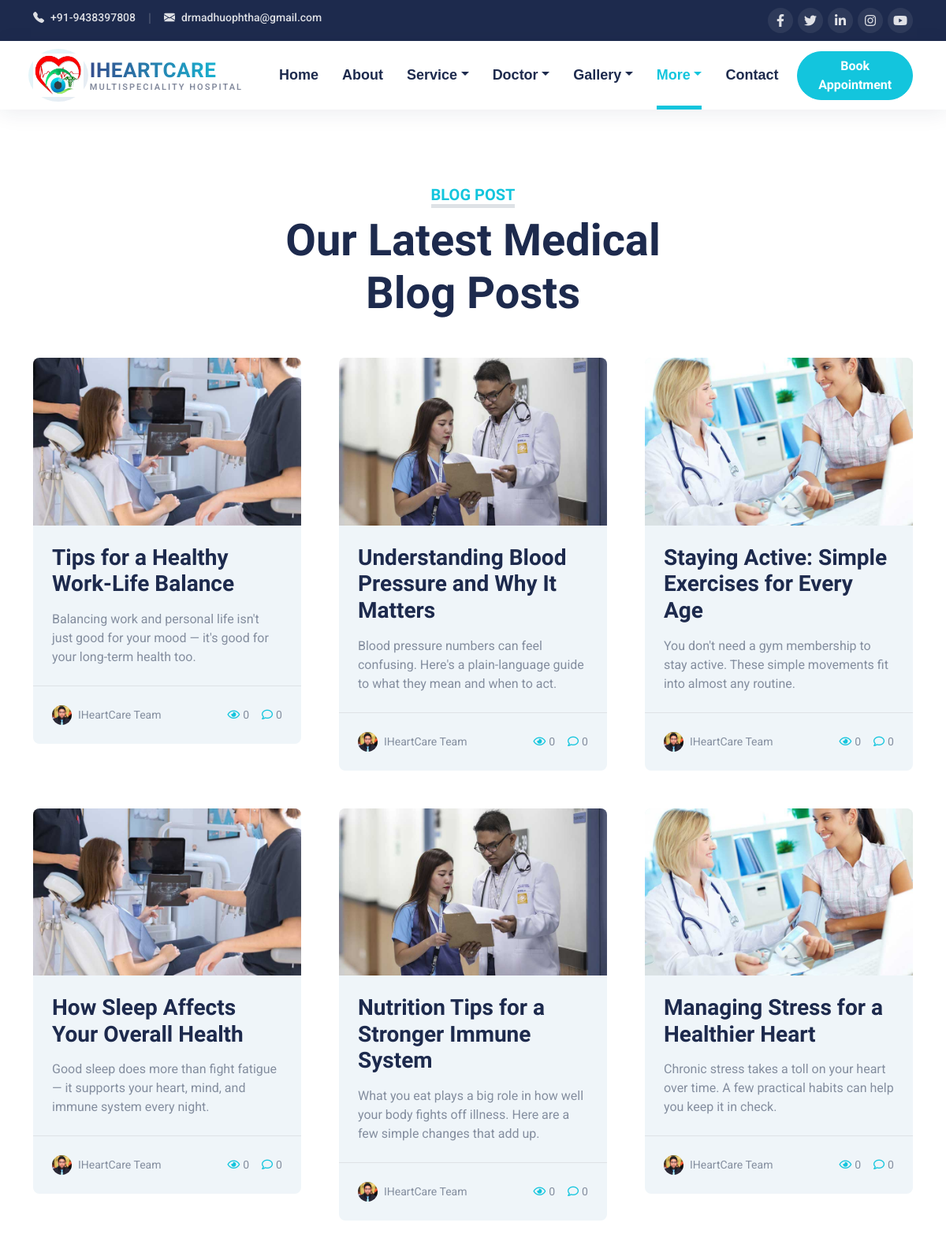
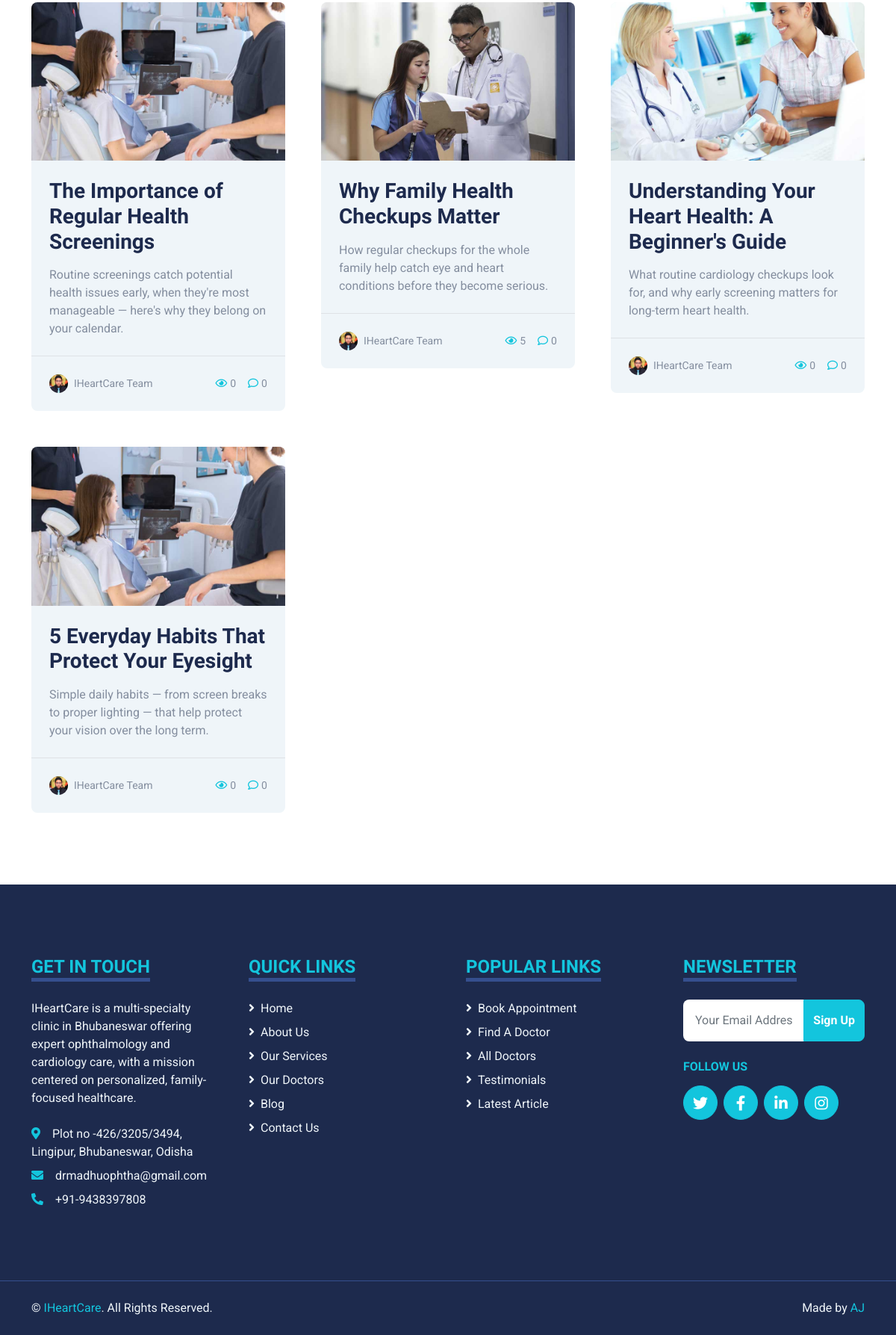
Screenshot of /blog/ with the database file from the repository (2 pictures, top to bottom).
### core/models.py (models this page shows, shortened)
class SiteSettings(models.Model):
    site_name = models.CharField(max_length=100, default="IHeartCare")
    phone = models.CharField(max_length=30, default="+012 345 6789")
    email = models.EmailField(default="info@iheartcare.com")
    address = models.CharField(max_length=255, default="123 Street, New York, USA")
    about_text = models.TextField(
        blank=True,
        default="IHeartCare is committed to providing personalized, family-centered "
        "healthcare with compassion and expertise.",
    )
    map_embed_url = models.URLField(blank=True, help_text="Google Maps embed URL for the contact page")
    facebook_url = models.URLField(blank=True, default="#!")
    twitter_url = models.URLField(blank=True, default="#!")
    linkedin_url = models.URLField(blank=True, default="#!")
    instagram_url = models.URLField(blank=True, default="#!")
    youtube_url = models.URLField(blank=True, default="#!")
    class Meta:
        verbose_name = "Site Settings"
        verbose_name_plural = "Site Settings"
    @classmethod
    def load(cls):
        obj, _ = cls.objects.get_or_create(pk=1)
        return obj

class BlogPost(models.Model):
    title = models.CharField(max_length=200)
    slug = models.SlugField(max_length=220, unique=True)
    image = models.ImageField(upload_to="blog/", blank=True, null=True)
    author_name = models.CharField(max_length=100, default="Admin")
    excerpt = models.TextField(blank=True)
    content = models.TextField(blank=True)
    views_count = models.PositiveIntegerField(default=0)
    comments_count = models.PositiveIntegerField(default=0)
    is_published = models.BooleanField(default=True)
    published_at = models.DateTimeField(auto_now_add=True)
    class Meta:
        ordering = ["-published_at"]
    def get_absolute_url(self):
        return reverse("core:blog_detail", args=[self.slug])

### core/views.py (the view)
# urls.py: path("blog/", views.blog_list, name="blog"),
def blog_list(request):
    context = _base_context("blog")
    context["posts"] = BlogPost.objects.filter(is_published=True)
    return render(request, "blog/blog.html", context)

### core/context_processors.py (called while the page is built)
def site_settings(request):
    return {
        "site_settings": SiteSettings.load(),
        "nav_services": Service.objects.all(),
        "nav_doctors": Doctor.objects.all(),
    }

### core/models.py (called while the page is built)
    def get_absolute_url(self):
        return reverse("core:doctor_detail", args=[self.slug])

    def get_absolute_url(self):
        return reverse("core:service_detail", args=[self.slug])

### core/views.py (called while the page is built)
def _base_context(active):
    return {"active": active, "pages_group": PAGES_GROUP, "gallery_group": GALLERY_GROUP}

### templates/blog/blog.html (shortened to what this page needs)
{% extends "base.html" %}
{% load static %}
{% block content %}
<div class="container-fluid py-5">
    <div class="container">
        <div class="text-center mx-auto mb-5" style="max-width: 500px;">
            <h5 class="d-inline-block text-primary text-uppercase border-bottom border-5">Blog Post</h5>
            <h1 class="display-4">Our Latest Medical Blog Posts</h1>
        </div>
        <div class="row g-5">
            {% for post in posts %}
            <div class="col-xl-4 col-lg-6">
                {% include "partials/blog_card.html" %}
            </div>
            {% empty %}
            <div class="col-12 text-center">
                <p>No blog posts yet. Check back soon.</p>
            </div>
            {% endfor %}
        </div>
    </div>
</div>
{% endblock %}

### templates/partials/navbar.html (shortened to what this page needs)
{% load static %}
<div class="topbar container-fluid d-none d-lg-block">
    <div class="container">
        <div class="row">
            <div class="col-md-6 text-center text-lg-start mb-2 mb-lg-0">
                <div class="d-inline-flex align-items-center">
                    <a class="topbar-link pe-3" href="tel:{{ site_settings.phone }}"><i
                            class="bi bi-telephone-fill me-2"></i>{{ site_settings.phone }}</a>
                    <span class="topbar-divider">|</span>
                    <a class="topbar-link px-3" href="mailto:{{ site_settings.email }}"><i
                            class="bi bi-envelope-fill me-2"></i>{{ site_settings.email }}</a>
                </div>
            </div>
            <div class="col-md-6 text-center text-lg-end">
                <div class="d-inline-flex align-items-center">
                    <a class="topbar-social" href="{{ site_settings.facebook_url }}">
                        <i class="fab fa-facebook-f"></i>
                    </a>
                    <a class="topbar-social" href="{{ site_settings.twitter_url }}">
                        <i class="fab fa-twitter"></i>
                    </a>
                    <a class="topbar-social" href="{{ site_settings.linkedin_url }}">
                        <i class="fab fa-linkedin-in"></i>
                    </a>
                    <a class="topbar-social" href="{{ site_settings.instagram_url }}">
                        <i class="fab fa-instagram"></i>
                    </a>
                    <a class="topbar-social" href="{{ site_settings.youtube_url }}">
                        <i class="fab fa-youtube"></i>
                    </a>
                </div>
            </div>
        </div>
    </div>
</div>
<div class="container-fluid sticky-top bg-white main-navbar{% if active != 'home' %} mb-5{% endif %}" id="mainNavbar">
    <div class="container">
        <nav class="navbar navbar-expand-lg bg-white navbar-light py-3 py-lg-0">
            <a href="{% url 'core:home' %}" class="navbar-brand d-flex align-items-center">
                <div class="navbar-logo-wrap me-2">
                    <img src="{% static 'core/img/logo.png' %}" alt="{{ site_settings.site_name }}" class="navbar-logo">
                </div>
                <div class="navbar-brand-text">
                    <h1 class="m-0 text-uppercase">{{ site_settings.site_name }}</h1>
                    <span class="navbar-brand-tagline">Multispeciality Hospital</span>
                </div>
            </a>
            <div class="collapse navbar-collapse" id="navbarCollapse">
                <div class="navbar-nav ms-auto py-0 align-items-lg-center">
                    <a href="{% url 'core:home' %}" class="nav-item nav-link {% if active == 'home' %}active{% endif %}">Home</a>
                    <a href="{% url 'core:about' %}" class="nav-item nav-link {% if active == 'about' %}active{% endif %}">About</a>
                    <div class="nav-item dropdown">
                        <a href="{% url 'core:service' %}" class="nav-link dropdown-toggle {% if active == 'service' %}active{% endif %}" data-bs-toggle="dropdown">Service</a>
                    </div>
                    <div class="nav-item dropdown">
                        <a href="{% url 'core:price' %}" class="nav-link dropdown-toggle {% if active == 'price' %}active{% endif %}" data-bs-toggle="dropdown">Doctor</a>
                    </div>
                    <div class="nav-item dropdown">
                        <a href="#" class="nav-link dropdown-toggle {% if active in gallery_group %}active{% endif %}" data-bs-toggle="dropdown">Gallery</a>
                    </div>
                    <div class="nav-item dropdown">
                        <a href="#" class="nav-link dropdown-toggle {% if active in pages_group %}active{% endif %}" data-bs-toggle="dropdown">More</a>
                    </div>
                    <a href="{% url 'core:contact' %}" class="nav-item nav-link {% if active == 'contact' %}active{% endif %}">Contact</a>
                    <a href="{% url 'core:appointment' %}" class="btn btn-primary rounded-pill px-4 ms-lg-4 my-3 my-lg-0">Book Appointment</a>
                </div>
            </div>
        </nav>
    </div>
</div>

### templates/partials/blog_card.html
{% load static %}
<div class="bg-light rounded overflow-hidden">
    {% if post.image %}
    <img class="img-fluid w-100" src="{{ post.image.url }}" alt="{{ post.title }}">
    {% else %}
    <img class="img-fluid w-100" src="{% static 'core/img/blog-1.jpg' %}" alt="{{ post.title }}">
    {% endif %}
    <div class="p-4">
        <a class="h3 d-block mb-3" href="{{ post.get_absolute_url }}">{{ post.title }}</a>
        <p class="m-0">{{ post.excerpt }}</p>
    </div>
    <div class="d-flex justify-content-between border-top p-4">
        <div class="d-flex align-items-center">
            <img class="rounded-circle me-2" src="{% static 'core/img/user.jpg' %}" width="25" height="25" alt="">
            <small>{{ post.author_name }}</small>
        </div>
        <div class="d-flex align-items-center">
            <small class="ms-3"><i class="far fa-eye text-primary me-1"></i>{{ post.views_count }}</small>
            <small class="ms-3"><i class="far fa-comment text-primary me-1"></i>{{ post.comments_count }}</small>
        </div>
    </div>
</div>

### templates/partials/footer.html
{% load static %}
<div class="container-fluid bg-dark text-light mt-5 py-5">
    <div class="container py-5">
        <div class="row g-5">
            <div class="col-lg-3 col-md-6">
                <h4 class="d-inline-block text-primary text-uppercase border-bottom border-5 border-secondary mb-4">
                    Get In Touch</h4>
                <p class="mb-4">{{ site_settings.about_text }}</p>
                <p class="mb-2"><i class="fa fa-map-marker-alt text-primary me-3"></i>{{ site_settings.address }}</p>
                <p class="mb-2"><i class="fa fa-envelope text-primary me-3"></i>{{ site_settings.email }}</p>
                <p class="mb-0"><i class="fa fa-phone-alt text-primary me-3"></i>{{ site_settings.phone }}</p>
            </div>
            <div class="col-lg-3 col-md-6">
                <h4 class="d-inline-block text-primary text-uppercase border-bottom border-5 border-secondary mb-4">
                    Quick Links</h4>
                <div class="d-flex flex-column justify-content-start">
                    <a class="text-light mb-2" href="{% url 'core:home' %}"><i class="fa fa-angle-right me-2"></i>Home</a>
                    <a class="text-light mb-2" href="{% url 'core:about' %}"><i class="fa fa-angle-right me-2"></i>About Us</a>
                    <a class="text-light mb-2" href="{% url 'core:service' %}"><i class="fa fa-angle-right me-2"></i>Our Services</a>
                    <a class="text-light mb-2" href="{% url 'core:team' %}"><i class="fa fa-angle-right me-2"></i>Our Doctors</a>
                    <a class="text-light mb-2" href="{% url 'core:blog' %}"><i class="fa fa-angle-right me-2"></i>Blog</a>
                    <a class="text-light" href="{% url 'core:contact' %}"><i class="fa fa-angle-right me-2"></i>Contact Us</a>
                </div>
            </div>
            <div class="col-lg-3 col-md-6">
                <h4 class="d-inline-block text-primary text-uppercase border-bottom border-5 border-secondary mb-4">
                    Popular Links</h4>
                <div class="d-flex flex-column justify-content-start">
                    <a class="text-light mb-2" href="{% url 'core:appointment' %}"><i class="fa fa-angle-right me-2"></i>Book Appointment</a>
                    <a class="text-light mb-2" href="{% url 'core:search' %}"><i class="fa fa-angle-right me-2"></i>Find A Doctor</a>
                    <a class="text-light mb-2" href="{% url 'core:price' %}"><i class="fa fa-angle-right me-2"></i>All Doctors</a>
                    <a class="text-light mb-2" href="{% url 'core:testimonial' %}"><i class="fa fa-angle-right me-2"></i>Testimonials</a>
                    <a class="text-light" href="{% url 'core:detail' %}"><i class="fa fa-angle-right me-2"></i>Latest Article</a>
                </div>
            </div>
            <div class="col-lg-3 col-md-6">
                <h4 class="d-inline-block text-primary text-uppercase border-bottom border-5 border-secondary mb-4">
                    Newsletter</h4>
                <form action="">
                    <div class="input-group">
                        <input type="text" class="form-control p-3 border-0" placeholder="Your Email Address">
                        <button class="btn btn-primary">Sign Up</button>
                    </div>
                </form>
                <h6 class="text-primary text-uppercase mt-4 mb-3">Follow Us</h6>
                <div class="d-flex">
                    <a class="btn btn-lg btn-primary btn-lg-square rounded-circle me-2" href="{{ site_settings.twitter_url }}"><i
                            class="fab fa-twitter"></i></a>
                    <a class="btn btn-lg btn-primary btn-lg-square rounded-circle me-2" href="{{ site_settings.facebook_url }}"><i
                            class="fab fa-facebook-f"></i></a>
                    <a class="btn btn-lg btn-primary btn-lg-square rounded-circle me-2" href="{{ site_settings.linkedin_url }}"><i
                            class="fab fa-linkedin-in"></i></a>
                    <a class="btn btn-lg btn-primary btn-lg-square rounded-circle" href="{{ site_settings.instagram_url }}"><i
                            class="fab fa-instagram"></i></a>
                </div>
            </div>
        </div>
    </div>
</div>
<div class="container-fluid bg-dark text-light border-top border-secondary py-4">
    <div class="container">
        <div class="row g-5">
            <div class="col-md-6 text-center text-md-start">
                <p class="mb-md-0">&copy; <a class="text-primary" href="{% url 'core:home' %}">{{ site_settings.site_name }}</a>. All Rights Reserved.
                </p>
            </div>
            <div class="col-md-6 text-center text-md-end">
                <p class="mb-0">Made by <span class="text-primary">AJ</span></p>
            </div>
        </div>
    </div>
</div>

### static/core/css/style.css (style rules this page uses)
:root { --primary: #13C5DD; --secondary: #354F8E; --light: #EFF5F9; --dark: #1D2A4D; }
.btn { font-weight: 700; transition: .5s; }
.btn-primary { color: #FFFFFF; }
.btn-lg-square { width: 46px; height: 46px; }
.btn-square, .btn-sm-square, .btn-lg-square { padding-left: 0; padding-right: 0; text-align: center; }
.topbar { background: var(--dark); padding: 10px 0; }
.topbar-link { text-decoration: none; color: rgba(255, 255, 255, .85); font-size: 14px; font-weight: 500; transition: .3s; }
.topbar-divider { color: rgba(255, 255, 255, .25); }
.topbar-social { display: inline-flex; align-items: center; justify-content: center; width: 32px; height: 32px; margin-left: 6px; border-radius: 50%; color: rgba(255, 255, 255, .85); background: rgba(255, 255, 255, .08); transition: .3s; }
.main-navbar { box-shadow: 0 5px 25px rgba(29, 42, 77, .08); transition: box-shadow .3s ease; }
.navbar-logo-wrap { position: relative; display: inline-flex; border-radius: 50%; transition: height .3s ease; }
.navbar-logo-wrap::before { content: ''; position: absolute; inset: -6px; border-radius: 50%; background: linear-gradient(135deg, var(--primary), var(--secondary)); opacity: .12; transition: opacity .3s ease; }
.navbar-logo { position: relative; height: 55px; width: auto; transition: height .3s ease; }
.navbar-brand-text { line-height: 1; }
.navbar-brand-text h1 { font-size: 26px; font-weight: 800; letter-spacing: .5px; line-height: 1; background: linear-gradient(90deg, var(--secondary), var(--primary)); -webkit-background-clip: text; background-clip: text; -webkit-text-fill-color: transparent; transition: font-size .3s ease; }
.navbar-brand-tagline { display: block; font-size: 11px; font-weight: 600; letter-spacing: 2px; text-transform: uppercase; color: var(--dark); opacity: .55; margin-top: 3px; }
.navbar-light .navbar-nav .nav-link { font-family: 'Jost', sans-serif; position: relative; margin-left: 30px; padding: 30px 0; font-size: 18px; font-weight: 700; color: var(--dark); outline: none; transition: .5s; }
.navbar-light .navbar-nav .nav-link:hover, .navbar-light .navbar-nav .nav-link.active { color: var(--primary); }
@media (min-width: 992px) { .navbar-light .navbar-nav .nav-link::before { position: absolute; content: ""; width: 0; height: 5px; bottom: 0; left: 50%; background: var(--primary); transition: .5s; } }
@media (min-width: 992px) { .navbar-light .navbar-nav .nav-link:hover::before, .navbar-light .navbar-nav .nav-link.active::before { width: 100%; left: 0; } }

### rows the page displays
SiteSettings: phone "+91-9438397808", email "drmadhuophtha@gmail.com", site_name "IHEARTCARE", about_text "IHeartCare is a multi-specialty clinic in Bhubaneswar offering expert ophthalmology and cardiology care, with a mission centered on personalized, family-focused healthcare.", address "Plot no -426/3205/3494, Lingipur, Bhubaneswar, Odisha", site_name "IHeartCare"
BlogPost: image (picture), title "Tips for a Healthy Work-Life Balance", excerpt "Balancing work and personal life isn't just good for your mood — it's good for your long-term health too.", author_name "IHeartCare Team", views_count "0", comments_count "0"
BlogPost: image (picture), title "Understanding Blood Pressure and Why It Matters", excerpt "Blood pressure numbers can feel confusing. Here's a plain-language guide to what they mean and when to act.", author_name "IHeartCare Team", views_count "0", comments_count "0"
BlogPost: image (picture), title "Staying Active: Simple Exercises for Every Age", excerpt "You don't need a gym membership to stay active. These simple movements fit into almost any routine.", author_name "IHeartCare Team", views_count "0", comments_count "0"
BlogPost: image (picture), title "How Sleep Affects Your Overall Health", excerpt "Good sleep does more than fight fatigue — it supports your heart, mind, and immune system every night.", author_name "IHeartCare Team", views_count "0", comments_count "0"
BlogPost: image (picture), title "Nutrition Tips for a Stronger Immune System", excerpt "What you eat plays a big role in how well your body fights off illness. Here are a few simple changes that add up.", author_name "IHeartCare Team", views_count "0", comments_count "0"
BlogPost: image (picture), title "Managing Stress for a Healthier Heart", excerpt "Chronic stress takes a toll on your heart over time. A few practical habits can help you keep it in check.", author_name "IHeartCare Team", views_count "0", comments_count "0"
BlogPost: image (picture), title "The Importance of Regular Health Screenings", excerpt "Routine screenings catch potential health issues early, when they're most manageable — here's why they belong on your calendar.", author_name "IHeartCare Team", views_count "0", comments_count "0"
BlogPost: image (picture), title "Why Family Health Checkups Matter", excerpt "How regular checkups for the whole family help catch eye and heart conditions before they become serious.", author_name "IHeartCare Team", views_count "5", comments_count "0"
BlogPost: image (picture), title "Understanding Your Heart Health: A Beginner's Guide", excerpt "What routine cardiology checkups look for, and why early screening matters for long-term heart health.", author_name "IHeartCare Team", views_count "0", comments_count "0"
BlogPost: image (picture), title "5 Everyday Habits That Protect Your Eyesight", excerpt "Simple daily habits — from screen breaks to proper lighting — that help protect your vision over the long term.", author_name "IHeartCare Team", views_count "0", comments_count "0"
